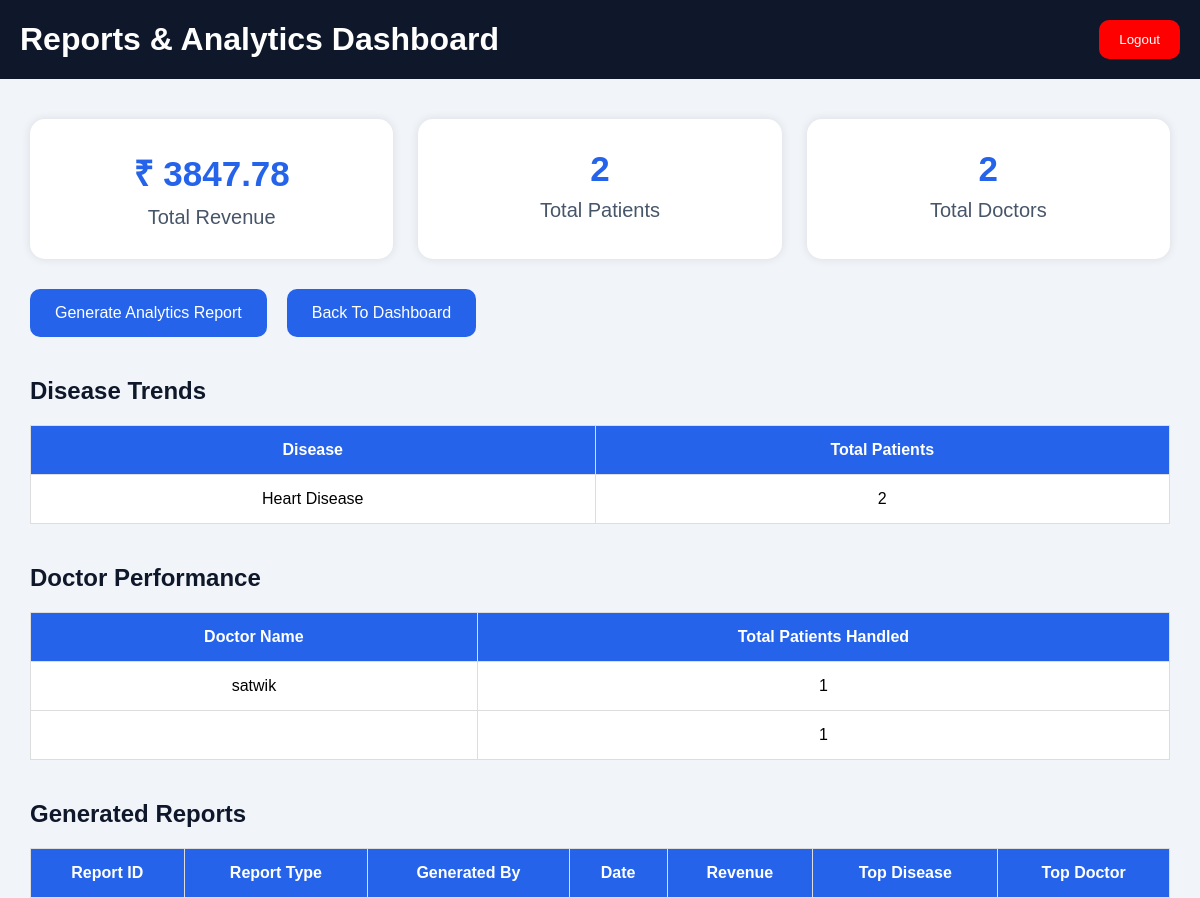
The app's page /reports_dashboard (signed in) with its own data.
### tables this page shows
CREATE TABLE patients (
            id INTEGER PRIMARY KEY AUTOINCREMENT,
            patient_id TEXT UNIQUE,
            full_name TEXT,
            age INTEGER,
            gender TEXT,
            phone TEXT,
            address TEXT,
            blood_group TEXT,
            disease TEXT,
            doctor_assigned TEXT,
            admission_type TEXT,
            admission_date TEXT,
            discharge_date TEXT,
            emergency_contact TEXT,
            insurance_provider TEXT,
            insurance_number TEXT,
            medical_history TEXT
        );

### app.py (the view)
@app.route('/reports_dashboard')
def reports_dashboard():
    if 'user' not in session:
        return redirect(url_for('login'))
    conn = sqlite3.connect(DATABASE)
    cursor = conn.cursor()
    cursor.execute("""
        SELECT SUM(total_amount)
        FROM billing
    """)
    revenue = cursor.fetchone()[0]
    if revenue is None:
        revenue = 0
    cursor.execute("""
        SELECT COUNT(*)
        FROM patients
    """)
    total_patients = cursor.fetchone()[0]
    cursor.execute("""
        SELECT COUNT(*)
        FROM doctors
    """)
    total_doctors = cursor.fetchone()[0]
    cursor.execute("""
        SELECT disease, COUNT(*)
        FROM patients
        GROUP BY disease
        ORDER BY COUNT(*) DESC
    """)
    disease_trends = cursor.fetchall()
    cursor.execute("""
        SELECT doctor_assigned, COUNT(*)
        FROM patients
        GROUP BY doctor_assigned
        ORDER BY COUNT(*) DESC
    """)
    doctor_stats = cursor.fetchall()
    cursor.execute("""
        SELECT *
        FROM reports
        ORDER BY generated_date DESC
    """)
    reports = cursor.fetchall()
    conn.close()
    return render_template(
        'reports_dashboard.html',
        revenue=revenue,
        total_patients=total_patients,
        total_doctors=total_doctors,
        disease_trends=disease_trends,
        doctor_stats=doctor_stats,
        reports=reports
    )

### hospital_management_system/templates/reports_dashboard.html (shortened to what this page needs)
<!DOCTYPE html>
<html lang="en">
<head>
</head>
<body>
    <div class="topbar">
        <h1>
            Reports & Analytics Dashboard
        </h1>
        <a href="{{ url_for('logout') }}">
            <button class="logout-btn">
                Logout
            </button>
        </a>
    </div>
    <div class="dashboard">
        <div class="card">
            <h1>₹ {{ revenue }}</h1>
            <p>Total Revenue</p>
        </div>
        <div class="card">
            <h1>{{ total_patients }}</h1>
            <p>Total Patients</p>
        </div>
        <div class="card">
            <h1>{{ total_doctors }}</h1>
            <p>Total Doctors</p>
        </div>
    </div>
    <div class="btn-section">
        <a href="{{ url_for('generate_report') }}">
            <button class="btn">
                Generate Analytics Report
            </button>
        </a>
        <a href="{{ url_for('dashboard') }}">
            <button class="btn">
                Back To Dashboard
            </button>
        </a>
    </div>
    <div class="table-container">
        <h2>Disease Trends</h2>
        <table>
            <tr>
                <th>Disease</th>
                <th>Total Patients</th>
            </tr>
            {% for disease in disease_trends %}
            <tr>
                <td>{{ disease[0] }}</td>
                <td>{{ disease[1] }}</td>
            </tr>
            {% endfor %}
        </table>
    </div>
    <div class="table-container">
        <h2>Doctor Performance</h2>
        <table>
            <tr>
                <th>Doctor Name</th>
                <th>Total Patients Handled</th>
            </tr>
            {% for doctor in doctor_stats %}
            <tr>
                <td>{{ doctor[0] }}</td>
                <td>{{ doctor[1] }}</td>
            </tr>
            {% endfor %}
        </table>
    </div>
    <div class="table-container">
        <h2>Generated Reports</h2>
        <table>
            <tr>
                <th>Report ID</th>
                <th>Report Type</th>
                <th>Generated By</th>
                <th>Date</th>
                <th>Revenue</th>
                <th>Top Disease</th>
                <th>Top Doctor</th>
            </tr>
        </table>
    </div>
</body>
</html>

### hospital_management_system/templates/reports_dashboard.html (style rules this page uses)
* { margin:0; padding:0; box-sizing:border-box; font-family:Arial, Helvetica, sans-serif; }
body { background:#f1f5f9; }
.topbar { background:#0f172a; color:white; padding:20px; display:flex; justify-content:space-between; align-items:center; }
.logout-btn { background:red; color:white; border:none; padding:12px 20px; border-radius:10px; cursor:pointer; }
.dashboard { width:95%; margin:auto; margin-top:40px; display:grid; grid-template-columns: repeat(auto-fit,minmax(250px,1fr)); gap:25px; }
.card { background:white; padding:30px; border-radius:15px; text-align:center; box-shadow:0 0 10px rgba(0,0,0,0.1); }
.card h1 { color:#2563eb; margin-bottom:10px; font-size:35px; }
.card p { color:#475569; font-size:20px; }
.btn-section { width:95%; margin:auto; margin-top:30px; display:flex; gap:20px; flex-wrap:wrap; }
.btn { background:#2563eb; color:white; border:none; padding:15px 25px; border-radius:10px; cursor:pointer; font-size:16px; }
.table-container { width:95%; margin:auto; margin-top:40px; }
table { width:100%; border-collapse:collapse; background:white; }
table th, table td { padding:15px; border:1px solid #ddd; text-align:center; }
table th { background:#2563eb; color:white; }
h2 { margin-bottom:20px; color:#0f172a; }

### records on screen
patients: disease "Heart Disease", id "2"
patients: doctor_assigned "satwik", id "1"

### other values on screen
{{ revenue }} "3847.78"
{{ total_patients }} "2"
{{ total_doctors }} "2"
{{ doctor[1] }} "1"
